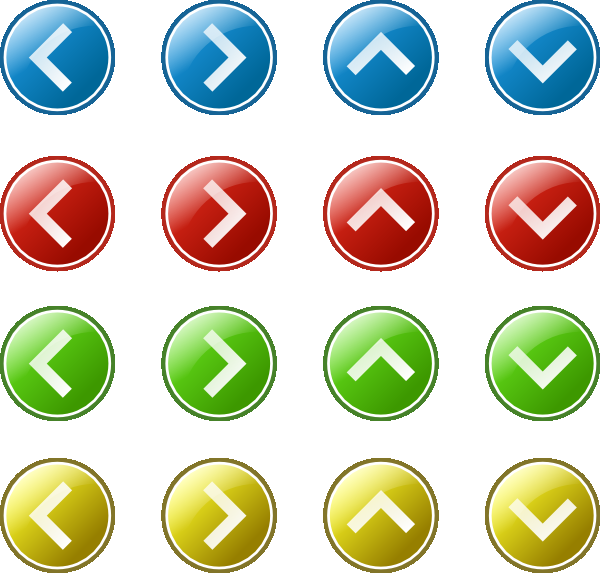
%> input picture GUI/arrows.png, 600 x 573 px
$ octave cutImages.m   (GNU Octave 9; MATLAB toolbox functions it lacks are replaced by stand-ins)
%> lines starting %> are read from the running program, lines starting %| are printed output that depends on the picture
close all;
clear all;
clc;

fullImage = imread('./GUI/arrows.png');
%> fullImage is the input picture: size 573x600x3 uint8; mean R, G, B 203.4, 206.3, 183.2

left  = fullImage(1:116, 1:116,  :);
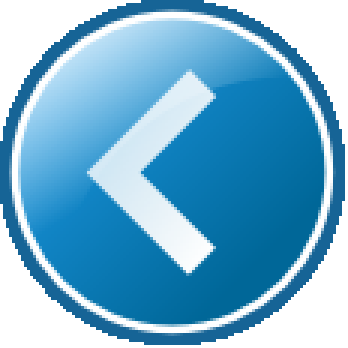
%> left: size 116x116x3 uint8 (shown 3 times larger); mean R, G, B 115.4, 175.7, 208.7
right = fullImage(1:116, 162:277,:);
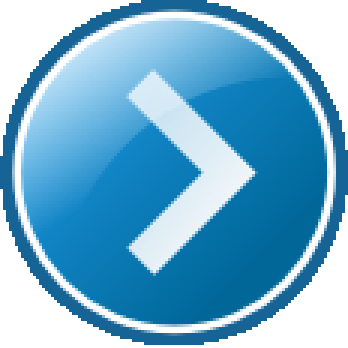
%> right: size 116x116x3 uint8 (shown 3 times larger); mean R, G, B 114.9, 175.5, 208.8
up    = fullImage(1:116, 324:439,:);
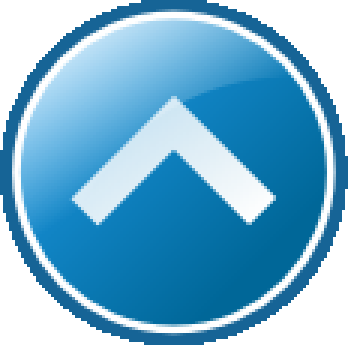
%> up: size 116x116x3 uint8 (shown 3 times larger); mean R, G, B 115.6, 175.8, 208.8
down  = fullImage(1:116, 485:end,:);
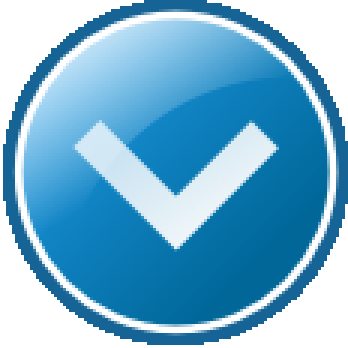
%> down: size 116x116x3 uint8 (shown 3 times larger); mean R, G, B 115.4, 175.8, 208.9

IconStack(:,:,1:3)   = left;
IconStack(:,:,4:6)   = right;
IconStack(:,:,7:9)   = up;
IconStack(:,:,10:12) = down;

names= {'Left'; 'Right'; 'Up'; 'Down'};

for i=1:4
    im = IconStack(:,:,(i-1)*3+1:i*3);
    [row, col] = find(rgb2gray(im)==0);
    n = length(row);
    idxs = [row, col,   ones(n,1);
            row, col, 2*ones(n,1);
            row, col, 3*ones(n,1)];
    subs = sub2ind(size(left), idxs(:,1), idxs(:,2),idxs(:,3));
    im (subs) = floor(256*0.96);
    imwrite(im,['./GUI/', names{i},'.png']);
end
